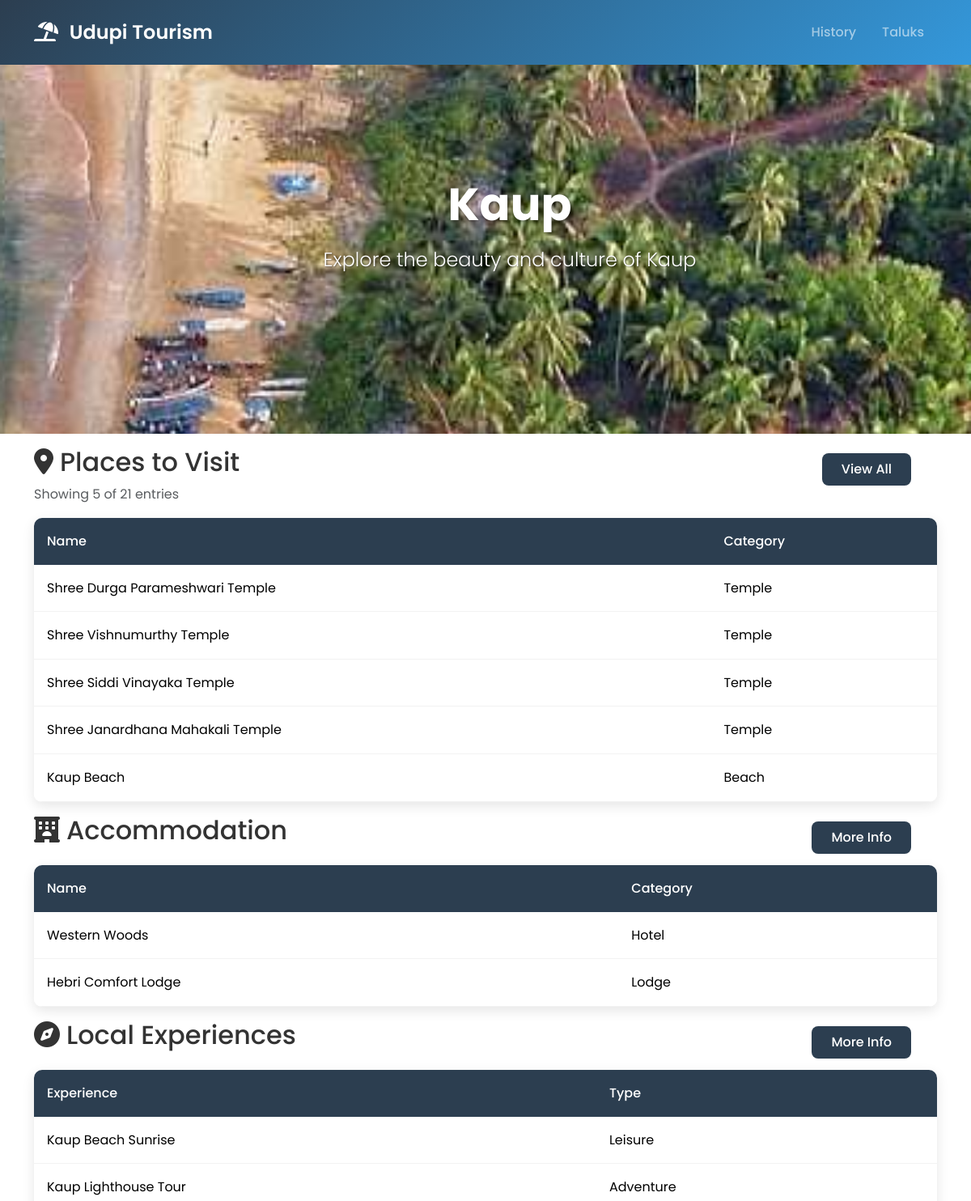
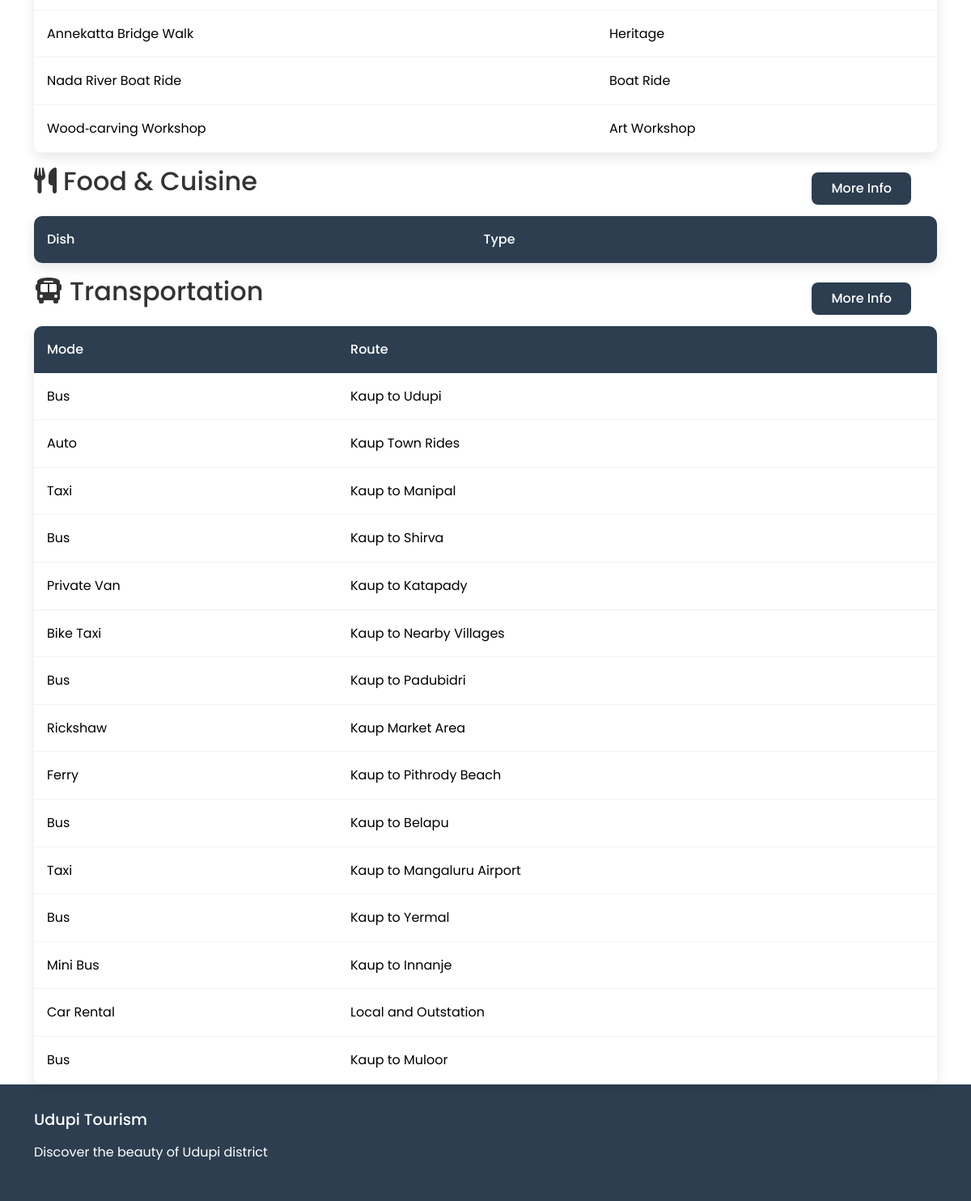
The page /taluk.php?name=kaup on the database its author committed (2 pictures, top to bottom).
### tables this page shows
CREATE TABLE `destinations` (
  `destination_id` int NOT NULL,
  `taluk_id` int DEFAULT NULL,
  `category` varchar(50) NOT NULL,
  `name` varchar(100) NOT NULL,
  `description` text,
  `location` varchar(255) DEFAULT NULL,
  `image_url` varchar(255) DEFAULT NULL,
  `created_at` timestamp NULL DEFAULT CURRENT_TIMESTAMP
);

CREATE TABLE `accommodation` (
  `accommodation_id` int NOT NULL,
  `taluk_id` int DEFAULT NULL,
  `category` varchar(50) NOT NULL,
  `name` varchar(100) NOT NULL,
  `description` text,
  `location` varchar(255) DEFAULT NULL,
  `contact` varchar(100) DEFAULT NULL,
  `price_range` varchar(50) DEFAULT NULL,
  `image_url` varchar(255) DEFAULT NULL,
  `created_at` timestamp NULL DEFAULT CURRENT_TIMESTAMP
);

CREATE TABLE `local_experiences` (
  `experience_id` int NOT NULL,
  `taluk_id` int DEFAULT NULL,
  `category` varchar(50) NOT NULL,
  `name` varchar(100) NOT NULL,
  `description` text,
  `duration` varchar(50) DEFAULT NULL,
  `price_range` varchar(50) DEFAULT NULL,
  `image_url` varchar(255) DEFAULT NULL,
  `created_at` timestamp NULL DEFAULT CURRENT_TIMESTAMP
);

CREATE TABLE `transportation` (
  `transport_id` int NOT NULL,
  `taluk_id` int NOT NULL,
  `mode` varchar(100) NOT NULL,
  `route` varchar(255) NOT NULL,
  `frequency` varchar(100) DEFAULT NULL,
  `contact` varchar(100) DEFAULT NULL,
  `description` text
);

### taluk.php (the view, shortened to what this page needs)
<?php
require_once 'config.php';
$taluk_name = isset($_GET['name']) ? $_GET['name'] : '';
$display_name = ucfirst($taluk_name);
$background_image = "images/taluks/{$taluk_name}_hero.jpg";
?>
<!DOCTYPE html>
<html lang="en">
<head>
    <link href="https://cdn.jsdelivr.net/npm/bootstrap@5.3.2/dist/css/bootstrap.min.css" rel="stylesheet">
    <link rel="stylesheet" href="https://cdnjs.cloudflare.com/ajax/libs/font-awesome/6.0.0/css/all.min.css">
    <link rel="stylesheet" href="css/style.css">
</head>
<body>
    <nav class="navbar navbar-expand-lg navbar-dark fixed-top">
        <div class="container">
            <a class="navbar-brand" href="index.php">
                <i class="fas fa-umbrella-beach"></i> Udupi Tourism
            </a>
            <div class="collapse navbar-collapse" id="navbarNav">
                <ul class="navbar-nav ms-auto">
                    <li class="nav-item">
                        <a class="nav-link" href="index.php#history">History</a>
                    </li>
                    <li class="nav-item">
                        <a class="nav-link" href="index.php#taluks">Taluks</a>
                    </li>
                </ul>
            </div>
        </div>
    </nav>
    <section class="taluk-hero-section" style="background-image: url('<?php echo $background_image; ?>');">
        <div class="hero-content">
            <h1><?php echo $display_name; ?></h1>
            <p class="lead">Explore the beauty and culture of <?php echo $display_name; ?></p>
        </div>
    </section>
    <section class="taluk-info-section">
        <div class="container">
            <div class="info-card">
                <h2><i class="fas fa-map-marker-alt me-2"></i>Places to Visit</h2>
                <div class="d-flex justify-content-between mb-3">
                    <span class="text-muted">
                        <?php
                        $countStmt = $pdo->prepare("SELECT COUNT(*) FROM destinations WHERE taluk_id = (SELECT taluk_id FROM taluk WHERE LOWER(taluk_name) = LOWER(?))");
                        $countStmt->execute([$taluk_name]);
                        $totalCount = $countStmt->fetchColumn();
                        echo "Showing 5 of $totalCount entries";
                        ?>
                    </span>
                    <button type="button" class="btn btn-primary" data-bs-toggle="modal" data-bs-target="#placesModal">
                        View All
                    </button>
                </div>
                <div class="table-container">
                    <table class="table table-hover">
                        <thead>
                            <tr>
                                <th>Name</th>
                                <th>Category</th>
                            </tr>
                        </thead>
                        <tbody>
                            <?php
                            $stmt = $pdo->prepare("SELECT * FROM destinations WHERE taluk_id = (SELECT taluk_id FROM taluk WHERE LOWER(taluk_name) = LOWER(?)) LIMIT 5");
                            $stmt->execute([$taluk_name]);
                            while($row = $stmt->fetch()) {
                                echo "<tr>";
                                echo "<td>" . htmlspecialchars($row['name']) . "</td>";
                                echo "<td>" . htmlspecialchars($row['category']) . "</td>";
                                echo "</tr>";
                            }
                            ?>
                        </tbody>
                    </table>
                </div>
            </div>
            <div class="info-card">
                <h2><i class="fas fa-hotel me-2"></i>Accommodation</h2>
                <div class="d-flex justify-content-end mb-3">
                    <button type="button" class="btn btn-primary" data-bs-toggle="modal" data-bs-target="#accommodationModal">
                        More Info
                    </button>
                </div>
                <div class="table-container">
                    <table class="table table-hover">
                        <thead>
                            <tr>
                                <th>Name</th>
                                <th>Category</th>
                            </tr>
                        </thead>
                        <tbody>
                            <?php
                            $stmt = $pdo->prepare("SELECT * FROM accommodation WHERE taluk_id = (SELECT taluk_id FROM taluk WHERE LOWER(taluk_name) = LOWER(?)) LIMIT 5");
                            $stmt->execute([$taluk_name]);
                            while($row = $stmt->fetch()) {
                                echo "<tr>";
                                echo "<td>" . htmlspecialchars($row['name']) . "</td>";
                                echo "<td>" . htmlspecialchars($row['category']) . "</td>";
                                echo "</tr>";
                            }
                            ?>
                        </tbody>
                    </table>
                </div>
            </div>
            <div class="info-card">
                <h2><i class="fas fa-compass me-2"></i>Local Experiences</h2>
                <div class="d-flex justify-content-end mb-3">
                    <button type="button" class="btn btn-primary" data-bs-toggle="modal" data-bs-target="#experiencesModal">
                        More Info
                    </button>
                </div>
                <div class="table-container">
                    <table class="table table-hover">
                        <thead>
                            <tr>
                                <th>Experience</th>
                                <th>Type</th>
                            </tr>
                        </thead>
                        <tbody>
                            <?php
                            $stmt = $pdo->prepare("SELECT * FROM local_experiences WHERE taluk_id = (SELECT taluk_id FROM taluk WHERE LOWER(taluk_name) = LOWER(?)) LIMIT 5");
                            $stmt->execute([$taluk_name]);
                            while($row = $stmt->fetch()) {
                                echo "<tr>";
                                echo "<td>" . htmlspecialchars($row['name']) . "</td>";
                                echo "<td>" . htmlspecialchars($row['category']) . "</td>";
                                echo "</tr>";
                            }
                            ?>
                        </tbody>
                    </table>
                </div>
            </div>
            <div class="info-card">
                <h2><i class="fas fa-utensils me-2"></i>Food & Cuisine</h2>
                <div class="d-flex justify-content-end mb-3">
                    <button type="button" class="btn btn-primary" data-bs-toggle="modal" data-bs-target="#foodModal">
                        More Info
                    </button>
                </div>
                <div class="table-container">
                    <table class="table table-hover">
                        <thead>
                            <tr>
                                <th>Dish</th>
                                <th>Type</th>
                            </tr>
                        </thead>
                    </table>
                </div>
            </div>
            <div class="info-card">
                <h2><i class="fas fa-bus me-2"></i>Transportation</h2>
                <div class="d-flex justify-content-end mb-3">
                    <button type="button" class="btn btn-primary" data-bs-toggle="modal" data-bs-target="#transportModal">
                        More Info
                    </button>
                </div>
                <div class="table-container">
                    <table class="table table-hover">
                        <thead>
                            <tr>
                                <th>Mode</th>
                                <th>Route</th>
                            </tr>
                        </thead>
                        <tbody>
                            <?php
                            $stmt = $pdo->prepare("SELECT * FROM transportation WHERE taluk_id = (SELECT taluk_id FROM taluk WHERE LOWER(taluk_name) = LOWER(?))");
                            $stmt->execute([$taluk_name]);
                            while($row = $stmt->fetch()) {
                                echo "<tr>";
                                echo "<td>" . htmlspecialchars($row['mode']) . "</td>";
                                echo "<td>" . htmlspecialchars($row['route']) . "</td>";
                                echo "</tr>";
                            }
                            ?>
                        </tbody>
                    </table>
                </div>
            </div>
        </div>
    </section>
    <footer>
        <div class="container">
            <div class="row">
                <div class="col-md-6">
                    <h5>Udupi Tourism</h5>
                    <p>Discover the beauty of Udupi district</p>
                </div>
            </div>
        </div>
    </footer>
</body>
</html>

### css/style.css (style rules this page uses)
:root { --primary-color: #2c3e50; --secondary-color: #3498db; --accent-color: #e74c3c; --text-color: #333; --light-bg: #f8f9fa; --dark-bg: #2c3e50; --gradient-primary: linear-gradient(135deg, #2c3e50 0%, #3498db 100%); --gradient-secondary: linear-gradient(135deg, #3498db 0%, #2c3e50 100%); }
* { margin: 0; padding: 0; box-sizing: border-box; }
body { font-family: 'Poppins', sans-serif; line-height: 1.6; color: var(--text-color); overflow-x: hidden; }
.navbar { background: var(--gradient-primary); padding: 1rem 0; transition: all 0.3s ease; }
.navbar-brand { font-size: 1.5rem; font-weight: 600; }
.navbar-brand i { margin-right: 0.5rem; }
.nav-link { font-weight: 500; padding: 0.5rem 1rem !important; transition: all 0.3s ease; }
.hero-content { position: relative; z-index: 1; max-width: 600px; padding: 2rem; margin-left: 5%; animation: fadeInLeft 1s ease; }
.hero-content h1 { font-size: 3.5rem; font-weight: 700; margin-bottom: 1rem; text-shadow: 2px 2px 4px rgba(0, 0, 0, 0.5); }
.hero-content .lead { font-size: 1.5rem; margin-bottom: 2rem; text-shadow: 1px 1px 2px rgba(0, 0, 0, 0.5); }
footer { background: var(--dark-bg); color: white; padding: 2rem 0; }
footer h5 { font-size: 1.2rem; margin-bottom: 1rem; }
.taluk-hero-section { height: 60vh; position: relative; display: flex; align-items: center; justify-content: center; text-align: center; color: white; background: linear-gradient(rgba(0, 0, 0, 0.5), rgba(0, 0, 0, 0.5)), var(--gradient-primary); margin-top: 56px; background-size: cover; background-position: center; background-attachment: fixed; }
.taluk-hero-section .hero-content { position: relative; z-index: 1; max-width: 800px; padding: 0 1rem; animation: fadeInUp 1s ease; }
.taluk-hero-section h1 { font-size: 3.5rem; font-weight: 700; margin-bottom: 1rem; text-shadow: 2px 2px 4px rgba(0, 0, 0, 0.5); }
.taluk-hero-section .lead { font-size: 1.5rem; text-shadow: 1px 1px 2px rgba(0, 0, 0, 0.5); }
.info-card { position: relative; padding-top: 1rem; }
.info-card .btn-primary { position: absolute; top: 1.5rem; right: 2rem; padding: 0.5rem 1.5rem; font-weight: 500; transition: all 0.3s ease; }
.table-container { margin-top: 1rem; border-radius: 10px; overflow: hidden; box-shadow: 0 5px 15px rgba(0, 0, 0, 0.1); }
.table { margin-bottom: 0; background: white; }
.table th { background: var(--primary-color); color: white; font-weight: 500; padding: 1rem; border: none; }
.table td { padding: 1rem; vertical-align: middle; border-color: rgba(0, 0, 0, 0.05); }
.table tbody tr { transition: background-color 0.3s ease; }
.btn-primary { padding: 0.75rem 1.5rem; font-weight: 500; border-radius: 8px; background-color: var(--primary-color); border: none; transition: all 0.3s ease; }

### rows shown on the page
destinations: name "Shree Durga Parameshwari Temple", category "Temple"
destinations: name "Shree Vishnumurthy Temple", category "Temple"
destinations: name "Shree Siddi Vinayaka Temple", category "Temple"
destinations: name "Shree Janardhana Mahakali Temple", category "Temple"
destinations: name "Kaup Beach", category "Beach"
accommodation: name "Western Woods", category "Hotel"
accommodation: name "Hebri Comfort Lodge", category "Lodge"
local_experiences: name "Kaup Beach Sunrise", category "Leisure"
local_experiences: name "Kaup Lighthouse Tour", category "Adventure"
local_experiences: name "Annekatta Bridge Walk", category "Heritage"
local_experiences: name "Nada River Boat Ride", category "Boat Ride"
local_experiences: name "Wood‑carving Workshop", category "Art Workshop"
transportation: mode "Bus", route "Kaup to Udupi"
transportation: mode "Auto", route "Kaup Town Rides"
transportation: mode "Taxi", route "Kaup to Manipal"
transportation: mode "Bus", route "Kaup to Shirva"
transportation: mode "Private Van", route "Kaup to Katapady"
transportation: mode "Bike Taxi", route "Kaup to Nearby Villages"
transportation: mode "Bus", route "Kaup to Padubidri"
transportation: mode "Rickshaw", route "Kaup Market Area"
transportation: mode "Ferry", route "Kaup to Pithrody Beach"
transportation: mode "Bus", route "Kaup to Belapu"
transportation: mode "Taxi", route "Kaup to Mangaluru Airport"
transportation: mode "Bus", route "Kaup to Yermal"
transportation: mode "Mini Bus", route "Kaup to Innanje"
transportation: mode "Car Rental", route "Local and Outstation"
transportation: mode "Bus", route "Kaup to Muloor"

### other values the page prints
$display_name "Kaup"
$totalCount "21"
